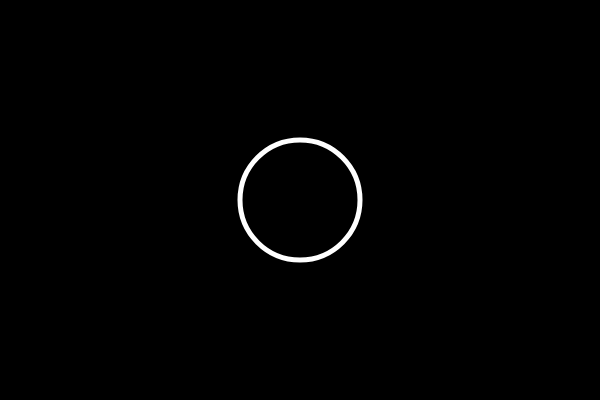
Frame 1 (no input)
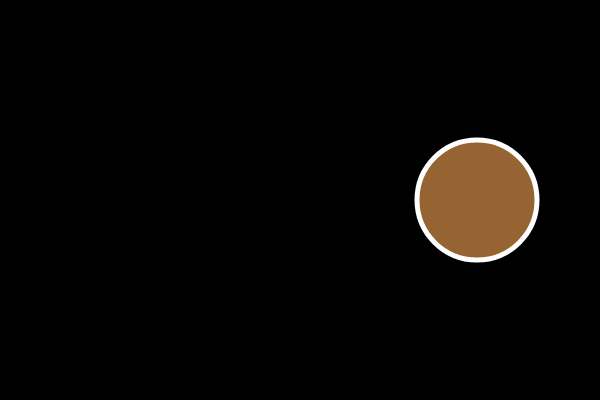
Frame 60 (no input)
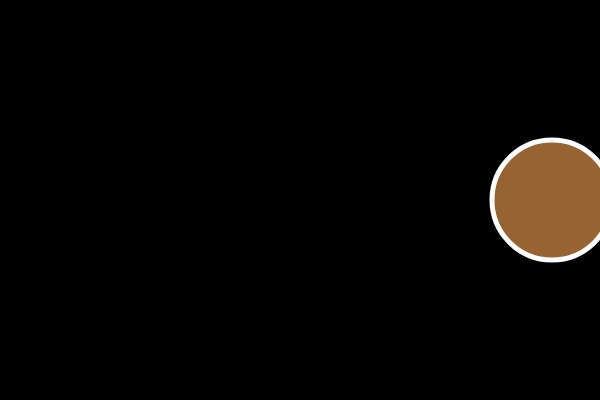
Frame 120 (the mouse pressed at the canvas centre since frame 60)

The p5.js sketch that drew these frames (run headless with seeded random() and noise() and a simulated clock; from frame 60 on, the mouse is pressed at the canvas centre):

// p5.js sketch
// ── sketch.js
var x = 0;
var start = 300;
var speed = 3;
function setup() {
	createCanvas(600, 400);

}
// function draw is a while loop
function draw() {
	background(0);
	stroke(255);
	strokeWeight(5);
	noFill();



	if (start > 300){
		fill(150,100,50); // color pink
		if (start > width){
			speed = speed - 3
		}
	}
	if (start < 299) {
		fill(89,12,44); // color camo green
		 if (start == 0) {
		 	speed = speed + 3
		}
	}
	ellipse(start,200,120,120); // circle starting point 300px
	start = start + speed;

}
